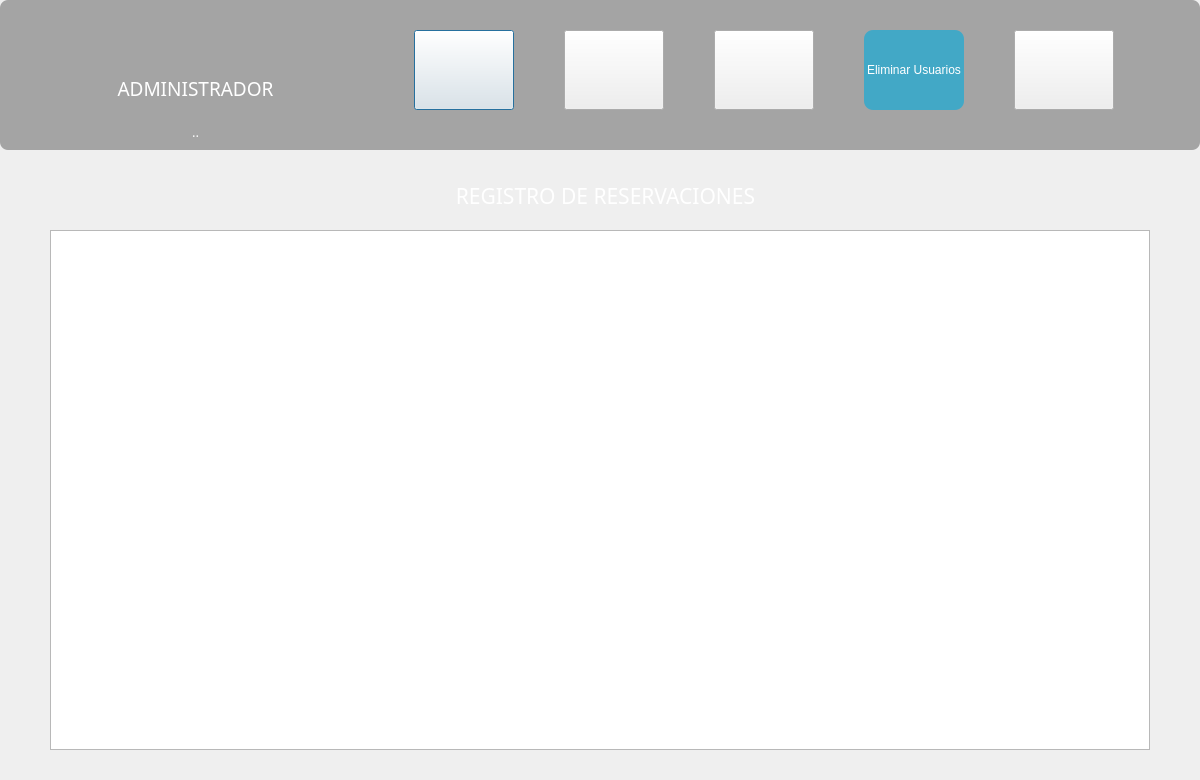
<?xml version="1.0" encoding="UTF-8"?>
<ui version="4.0">
 <class>Administrador_Principal</class>
 <widget class="QDialog" name="Administrador_Principal">
  <property name="geometry">
   <rect>
    <x>0</x>
    <y>0</y>
    <width>1200</width>
    <height>780</height>
   </rect>
  </property>
  <property name="sizePolicy">
   <sizepolicy hsizetype="Fixed" vsizetype="Fixed">
    <horstretch>0</horstretch>
    <verstretch>0</verstretch>
   </sizepolicy>
  </property>
  <property name="minimumSize">
   <size>
    <width>1200</width>
    <height>780</height>
   </size>
  </property>
  <property name="maximumSize">
   <size>
    <width>1200</width>
    <height>780</height>
   </size>
  </property>
  <property name="windowTitle">
   <string>Dialog</string>
  </property>
  <property name="styleSheet">
   <string notr="true">#Administrador_Principal{
border-image: url(:/Img/FA.jfif);
}

.Nombre_Adminlabe{
color: white;
}

QPushButton{
	color: white;
}</string>
  </property>
  <widget class="QWidget" name="menu" native="true">
   <property name="geometry">
    <rect>
     <x>0</x>
     <y>0</y>
     <width>1200</width>
     <height>150</height>
    </rect>
   </property>
   <property name="styleSheet">
    <string notr="true">#menu{ 
background: rgba(0, 0, 0, 80);
 border-radius: 8px;
}

QPushButton{
color: #fff;
}</string>
   </property>
   <widget class="QLabel" name="label">
    <property name="geometry">
     <rect>
      <x>90</x>
      <y>0</y>
      <width>211</width>
      <height>89</height>
     </rect>
    </property>
    <property name="styleSheet">
     <string notr="true">image: url(:/Img/logo.png);</string>
    </property>
    <property name="text">
     <string/>
    </property>
   </widget>
   <widget class="QWidget" name="verticalLayoutWidget_2">
    <property name="geometry">
     <rect>
      <x>80</x>
      <y>70</y>
      <width>231</width>
      <height>80</height>
     </rect>
    </property>
    <layout class="QVBoxLayout" name="verticalLayout_2">
     <item>
      <widget class="QLabel" name="label_2">
       <property name="font">
        <font>
         <family>Microsoft YaHei</family>
         <pointsize>14</pointsize>
        </font>
       </property>
       <property name="styleSheet">
        <string notr="true">color:white;

</string>
       </property>
       <property name="text">
        <string>ADMINISTRADOR</string>
       </property>
       <property name="alignment">
        <set>Qt::AlignCenter</set>
       </property>
      </widget>
     </item>
     <item>
      <widget class="QLabel" name="Nombre_Adminlabel">
       <property name="font">
        <font>
         <family>Microsoft YaHei</family>
         <pointsize>10</pointsize>
        </font>
       </property>
       <property name="styleSheet">
        <string notr="true">color: rgb(255, 255, 255);</string>
       </property>
       <property name="text">
        <string>..</string>
       </property>
       <property name="alignment">
        <set>Qt::AlignCenter</set>
       </property>
      </widget>
     </item>
    </layout>
   </widget>
   <widget class="QWidget" name="horizontalLayoutWidget_2">
    <property name="geometry">
     <rect>
      <x>370</x>
      <y>20</y>
      <width>791</width>
      <height>101</height>
     </rect>
    </property>
    <layout class="QHBoxLayout" name="horizontalLayout">
     <item>
      <widget class="QPushButton" name="VerClientes_pushButton_2">
       <property name="sizePolicy">
        <sizepolicy hsizetype="Fixed" vsizetype="Fixed">
         <horstretch>0</horstretch>
         <verstretch>0</verstretch>
        </sizepolicy>
       </property>
       <property name="maximumSize">
        <size>
         <width>100</width>
         <height>80</height>
        </size>
       </property>
       <property name="text">
        <string/>
       </property>
       <property name="icon">
        <iconset resource="IMAGENES/IMG.qrc">
         <normaloff>:/Img/usuarios.png</normaloff>:/Img/usuarios.png</iconset>
       </property>
       <property name="iconSize">
        <size>
         <width>100</width>
         <height>75</height>
        </size>
       </property>
      </widget>
     </item>
     <item>
      <widget class="QPushButton" name="VerReservas_pushButton_2">
       <property name="sizePolicy">
        <sizepolicy hsizetype="Fixed" vsizetype="Fixed">
         <horstretch>0</horstretch>
         <verstretch>0</verstretch>
        </sizepolicy>
       </property>
       <property name="maximumSize">
        <size>
         <width>100</width>
         <height>80</height>
        </size>
       </property>
       <property name="styleSheet">
        <string notr="true"/>
       </property>
       <property name="text">
        <string/>
       </property>
       <property name="icon">
        <iconset resource="IMAGENES/IMG.qrc">
         <normaloff>:/Img/hitorial.png</normaloff>:/Img/hitorial.png</iconset>
       </property>
       <property name="iconSize">
        <size>
         <width>100</width>
         <height>70</height>
        </size>
       </property>
      </widget>
     </item>
     <item>
      <widget class="QPushButton" name="Entradas_Salidas_pushButton_2">
       <property name="sizePolicy">
        <sizepolicy hsizetype="Fixed" vsizetype="Fixed">
         <horstretch>0</horstretch>
         <verstretch>0</verstretch>
        </sizepolicy>
       </property>
       <property name="maximumSize">
        <size>
         <width>100</width>
         <height>80</height>
        </size>
       </property>
       <property name="text">
        <string/>
       </property>
       <property name="icon">
        <iconset resource="IMAGENES/IMG.qrc">
         <normaloff>:/Img/entradas-salidas.png</normaloff>:/Img/entradas-salidas.png</iconset>
       </property>
       <property name="iconSize">
        <size>
         <width>100</width>
         <height>70</height>
        </size>
       </property>
      </widget>
     </item>
     <item>
      <widget class="QPushButton" name="Eliminar_pushButton">
       <property name="sizePolicy">
        <sizepolicy hsizetype="Fixed" vsizetype="Fixed">
         <horstretch>0</horstretch>
         <verstretch>0</verstretch>
        </sizepolicy>
       </property>
       <property name="maximumSize">
        <size>
         <width>100</width>
         <height>80</height>
        </size>
       </property>
       <property name="styleSheet">
        <string notr="true">QPushButton{
border-width: 0px;
border-radius: 9px;
background-color: rgb(66,168,198)
}

QPushButton:hover{
	background-color: rgb(80,189,240);
    border-radius: 9px;
	color: black;
    selection-color: white;  
    padding: 2px 4px;}</string>
       </property>
       <property name="text">
        <string>Eliminar Usuarios</string>
       </property>
      </widget>
     </item>
     <item>
      <widget class="QPushButton" name="Salir_pushButton">
       <property name="sizePolicy">
        <sizepolicy hsizetype="Fixed" vsizetype="Fixed">
         <horstretch>0</horstretch>
         <verstretch>0</verstretch>
        </sizepolicy>
       </property>
       <property name="maximumSize">
        <size>
         <width>100</width>
         <height>80</height>
        </size>
       </property>
       <property name="styleSheet">
        <string notr="true"/>
       </property>
       <property name="text">
        <string/>
       </property>
       <property name="icon">
        <iconset resource="IMAGENES/IMG.qrc">
         <normaloff>:/Img/salir.png</normaloff>:/Img/salir.png</iconset>
       </property>
       <property name="iconSize">
        <size>
         <width>100</width>
         <height>75</height>
        </size>
       </property>
      </widget>
     </item>
    </layout>
   </widget>
  </widget>
  <widget class="QStackedWidget" name="Admi_ventanas">
   <property name="geometry">
    <rect>
     <x>0</x>
     <y>170</y>
     <width>1200</width>
     <height>580</height>
    </rect>
   </property>
   <property name="sizePolicy">
    <sizepolicy hsizetype="Fixed" vsizetype="Fixed">
     <horstretch>0</horstretch>
     <verstretch>0</verstretch>
    </sizepolicy>
   </property>
   <property name="maximumSize">
    <size>
     <width>1200</width>
     <height>580</height>
    </size>
   </property>
   <property name="currentIndex">
    <number>1</number>
   </property>
   <widget class="QWidget" name="CLIENTES">
    <widget class="QTableView" name="Clientes_tableView">
     <property name="geometry">
      <rect>
       <x>2</x>
       <y>60</y>
       <width>1195</width>
       <height>520</height>
      </rect>
     </property>
     <property name="sizePolicy">
      <sizepolicy hsizetype="Fixed" vsizetype="Fixed">
       <horstretch>0</horstretch>
       <verstretch>0</verstretch>
      </sizepolicy>
     </property>
     <property name="maximumSize">
      <size>
       <width>1195</width>
       <height>520</height>
      </size>
     </property>
    </widget>
    <widget class="QLabel" name="label_5">
     <property name="geometry">
      <rect>
       <x>440</x>
       <y>10</y>
       <width>321</width>
       <height>31</height>
      </rect>
     </property>
     <property name="font">
      <font>
       <family>Microsoft YaHei</family>
       <pointsize>16</pointsize>
      </font>
     </property>
     <property name="styleSheet">
      <string notr="true">color: rgb(255, 255, 255);</string>
     </property>
     <property name="text">
      <string>CLIENTES REGISTADOS</string>
     </property>
     <property name="alignment">
      <set>Qt::AlignCenter</set>
     </property>
    </widget>
   </widget>
   <widget class="QWidget" name="RESERVACIONES">
    <widget class="QTableView" name="Reservaciones_tableView">
     <property name="geometry">
      <rect>
       <x>50</x>
       <y>60</y>
       <width>1100</width>
       <height>520</height>
      </rect>
     </property>
     <property name="sizePolicy">
      <sizepolicy hsizetype="Fixed" vsizetype="Fixed">
       <horstretch>0</horstretch>
       <verstretch>0</verstretch>
      </sizepolicy>
     </property>
     <property name="maximumSize">
      <size>
       <width>1100</width>
       <height>520</height>
      </size>
     </property>
    </widget>
    <widget class="QLabel" name="label_6">
     <property name="geometry">
      <rect>
       <x>390</x>
       <y>10</y>
       <width>431</width>
       <height>31</height>
      </rect>
     </property>
     <property name="font">
      <font>
       <family>Microsoft YaHei</family>
       <pointsize>16</pointsize>
      </font>
     </property>
     <property name="styleSheet">
      <string notr="true">color: rgb(255, 255, 255);</string>
     </property>
     <property name="text">
      <string>REGISTRO DE RESERVACIONES</string>
     </property>
     <property name="alignment">
      <set>Qt::AlignCenter</set>
     </property>
    </widget>
   </widget>
   <widget class="QWidget" name="ENTRADAS_SALIDAS">
    <widget class="QLabel" name="label_7">
     <property name="geometry">
      <rect>
       <x>350</x>
       <y>20</y>
       <width>521</width>
       <height>41</height>
      </rect>
     </property>
     <property name="font">
      <font>
       <family>Microsoft YaHei</family>
       <pointsize>16</pointsize>
      </font>
     </property>
     <property name="styleSheet">
      <string notr="true">color: rgb(255, 255, 255);</string>
     </property>
     <property name="text">
      <string>REGISTRO DE ENTRADAS Y SALIDAS</string>
     </property>
     <property name="alignment">
      <set>Qt::AlignCenter</set>
     </property>
    </widget>
    <widget class="QTableView" name="tableView">
     <property name="geometry">
      <rect>
       <x>50</x>
       <y>60</y>
       <width>1100</width>
       <height>520</height>
      </rect>
     </property>
     <property name="sizePolicy">
      <sizepolicy hsizetype="Fixed" vsizetype="Fixed">
       <horstretch>0</horstretch>
       <verstretch>0</verstretch>
      </sizepolicy>
     </property>
     <property name="maximumSize">
      <size>
       <width>1200</width>
       <height>520</height>
      </size>
     </property>
    </widget>
   </widget>
  </widget>
 </widget>
 <resources>
  <include location="IMAGENES/IMG.qrc"/>
 </resources>
 <connections/>
</ui>
